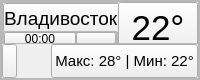
            <widget class="QFrame" name="button_frame_4">
             <property name="sizePolicy">
              <sizepolicy hsizetype="Fixed" vsizetype="Fixed">
               <horstretch>0</horstretch>
               <verstretch>0</verstretch>
              </sizepolicy>
             </property>
             <property name="minimumSize">
              <size>
               <width>200</width>
               <height>80</height>
              </size>
             </property>
             <property name="maximumSize">
              <size>
               <width>200</width>
               <height>80</height>
              </size>
             </property>
             <property name="font">
              <font>
               <pointsize>14</pointsize>
              </font>
             </property>
             <property name="styleSheet">
              <string notr="true">
#button_frame{
	border-bottom: 1px solid white;
}</string>
             </property>
             <property name="frameShape">
              <enum>QFrame::StyledPanel</enum>
             </property>
             <property name="frameShadow">
              <enum>QFrame::Raised</enum>
             </property>
             <layout class="QVBoxLayout" name="button_frame_vlayout_4">
              <property name="spacing">
               <number>0</number>
              </property>
              <property name="leftMargin">
               <number>0</number>
              </property>
              <property name="topMargin">
               <number>0</number>
              </property>
              <property name="rightMargin">
               <number>0</number>
              </property>
              <property name="bottomMargin">
               <number>0</number>
              </property>
              <item>
               <widget class="QFrame" name="main_btn_frame_4">
                <property name="frameShape">
                 <enum>QFrame::StyledPanel</enum>
                </property>
                <property name="frameShadow">
                 <enum>QFrame::Raised</enum>
                </property>
                <layout class="QHBoxLayout" name="main_btn_frame_hlayout_4">
                 <property name="spacing">
                  <number>0</number>
                 </property>
                 <property name="leftMargin">
                  <number>0</number>
                 </property>
                 <property name="topMargin">
                  <number>0</number>
                 </property>
                 <property name="rightMargin">
                  <number>0</number>
                 </property>
                 <property name="bottomMargin">
                  <number>0</number>
                 </property>
                 <item>
                  <widget class="QFrame" name="city_time_frame_4">
                   <property name="sizePolicy">
                    <sizepolicy hsizetype="Expanding" vsizetype="Preferred">
                     <horstretch>0</horstretch>
                     <verstretch>0</verstretch>
                    </sizepolicy>
                   </property>
                   <property name="minimumSize">
                    <size>
                     <width>0</width>
                     <height>44</height>
                    </size>
                   </property>
                   <property name="frameShape">
                    <enum>QFrame::StyledPanel</enum>
                   </property>
                   <property name="frameShadow">
                    <enum>QFrame::Raised</enum>
                   </property>
                   <layout class="QVBoxLayout" name="city_time_vlayout_4">
                    <property name="spacing">
                     <number>0</number>
                    </property>
                    <property name="leftMargin">
                     <number>0</number>
                    </property>
                    <property name="topMargin">
                     <number>0</number>
                    </property>
                    <property name="rightMargin">
                     <number>0</number>
                    </property>
                    <property name="bottomMargin">
                     <number>0</number>
                    </property>
                    <item>
                     <widget class="QPushButton" name="city_btn_4">
                      <property name="sizePolicy">
                       <sizepolicy hsizetype="Expanding" vsizetype="Fixed">
                        <horstretch>0</horstretch>
                        <verstretch>0</verstretch>
                       </sizepolicy>
                      </property>
                      <property name="minimumSize">
                       <size>
                        <width>146</width>
                        <height>30</height>
                       </size>
                      </property>
                      <property name="maximumSize">
                       <size>
                        <width>146</width>
                        <height>30</height>
                       </size>
                      </property>
                      <property name="font">
                       <font>
                        <pointsize>14</pointsize>
                       </font>
                      </property>
                      <property name="cursor">
                       <cursorShape>PointingHandCursor</cursorShape>
                      </property>
                      <property name="styleSheet">
                       <string notr="true">text-align: left;</string>
                      </property>
                      <property name="text">
                       <string>Владивосток</string>
                      </property>
                      <property name="autoDefault">
                       <bool>false</bool>
                      </property>
                      <property name="default">
                       <bool>false</bool>
                      </property>
                      <property name="flat">
                       <bool>false</bool>
                      </property>
                     </widget>
                    </item>
                    <item>
                     <widget class="QFrame" name="time_frame_4">
                      <property name="minimumSize">
                       <size>
                        <width>0</width>
                        <height>14</height>
                       </size>
                      </property>
                      <property name="frameShape">
                       <enum>QFrame::StyledPanel</enum>
                      </property>
                      <property name="frameShadow">
                       <enum>QFrame::Raised</enum>
                      </property>
                      <layout class="QHBoxLayout" name="time_hlayout_4">
                       <property name="spacing">
                        <number>0</number>
                       </property>
                       <property name="leftMargin">
                        <number>0</number>
                       </property>
                       <property name="topMargin">
                        <number>0</number>
                       </property>
                       <property name="rightMargin">
                        <number>0</number>
                       </property>
                       <property name="bottomMargin">
                        <number>0</number>
                       </property>
                       <item>
                        <widget class="QPushButton" name="time_btn_4">
                         <property name="sizePolicy">
                          <sizepolicy hsizetype="Fixed" vsizetype="Fixed">
                           <horstretch>0</horstretch>
                           <verstretch>0</verstretch>
                          </sizepolicy>
                         </property>
                         <property name="minimumSize">
                          <size>
                           <width>0</width>
                           <height>14</height>
                          </size>
                         </property>
                         <property name="maximumSize">
                          <size>
                           <width>16777215</width>
                           <height>14</height>
                          </size>
                         </property>
                         <property name="font">
                          <font>
                           <pointsize>9</pointsize>
                          </font>
                         </property>
                         <property name="cursor">
                          <cursorShape>PointingHandCursor</cursorShape>
                         </property>
                         <property name="text">
                          <string>00:00</string>
                         </property>
                        </widget>
                       </item>
                       <item>
                        <widget class="QPushButton" name="empty_time_btn_4">
                         <property name="cursor">
                          <cursorShape>PointingHandCursor</cursorShape>
                         </property>
                         <property name="text">
                          <string/>
                         </property>
                        </widget>
                       </item>
                      </layout>
                     </widget>
                    </item>
                   </layout>
                  </widget>
                 </item>
                 <item alignment="Qt::AlignRight">
                  <widget class="QPushButton" name="temp_btn_4">
                   <property name="minimumSize">
                    <size>
                     <width>0</width>
                     <height>51</height>
                    </size>
                   </property>
                   <property name="maximumSize">
                    <size>
                     <width>16777215</width>
                     <height>51</height>
                    </size>
                   </property>
                   <property name="font">
                    <font>
                     <pointsize>26</pointsize>
                    </font>
                   </property>
                   <property name="cursor">
                    <cursorShape>PointingHandCursor</cursorShape>
                   </property>
                   <property name="text">
                    <string>22°</string>
                   </property>
                  </widget>
                 </item>
                </layout>
               </widget>
              </item>
              <item>
               <widget class="QFrame" name="weather_frame_4">
                <property name="minimumSize">
                 <size>
                  <width>0</width>
                  <height>36</height>
                 </size>
                </property>
                <property name="maximumSize">
                 <size>
                  <width>16777215</width>
                  <height>36</height>
                 </size>
                </property>
                <property name="frameShape">
                 <enum>QFrame::StyledPanel</enum>
                </property>
                <property name="frameShadow">
                 <enum>QFrame::Raised</enum>
                </property>
                <layout class="QHBoxLayout" name="weather_hlayout_4">
                 <property name="spacing">
                  <number>0</number>
                 </property>
                 <property name="leftMargin">
                  <number>0</number>
                 </property>
                 <property name="topMargin">
                  <number>0</number>
                 </property>
                 <property name="rightMargin">
                  <number>0</number>
                 </property>
                 <property name="bottomMargin">
                  <number>0</number>
                 </property>
                 <item>
                  <widget class="QPushButton" name="empty_weather_btn_4">
                   <property name="sizePolicy">
                    <sizepolicy hsizetype="Expanding" vsizetype="Expanding">
                     <horstretch>0</horstretch>
                     <verstretch>0</verstretch>
                    </sizepolicy>
                   </property>
                   <property name="maximumSize">
                    <size>
                     <width>15</width>
                     <height>16777215</height>
                    </size>
                   </property>
                   <property name="cursor">
                    <cursorShape>PointingHandCursor</cursorShape>
                   </property>
                   <property name="text">
                    <string/>
                   </property>
                  </widget>
                 </item>
                 <item alignment="Qt::AlignRight">
                  <widget class="QPushButton" name="weather_btn_4">
                   <property name="minimumSize">
                    <size>
                     <width>0</width>
                     <height>34</height>
                    </size>
                   </property>
                   <property name="maximumSize">
                    <size>
                     <width>16777215</width>
                     <height>34</height>
                    </size>
                   </property>
                   <property name="font">
                    <font>
                     <pointsize>11</pointsize>
                    </font>
                   </property>
                   <property name="cursor">
                    <cursorShape>PointingHandCursor</cursorShape>
                   </property>
                   <property name="text">
                    <string>Макс: 28° | Мин: 22°</string>
                   </property>
                   <property name="icon">
                    <iconset>
                     <normaloff>icons/10d@2x.png</normaloff>icons/10d@2x.png</iconset>
                   </property>
                   <property name="iconSize">
                    <size>
                     <width>36</width>
                     <height>36</height>
                    </size>
                   </property>
                  </widget>
                 </item>
                </layout>
               </widget>
              </item>
             </layout>
            </widget>
